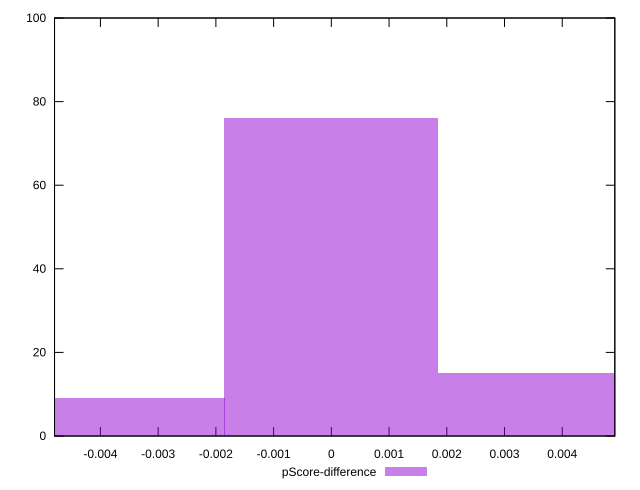

gnuplot code for this plot:
reset

$pScoreDifference <<EOF
-0.003701398942767284 9
0 76
0.003701398942767284 15
EOF

set key outside below
set boxwidth 0.003701398942767284
set xrange [-0.004794999758402474:0.004910833438237505]
set yrange [0:100]
set trange [0:100]
set style fill transparent solid 0.5 noborder
set terminal svg size 640, 490 enhanced background rgb 'white'
set output "report_00017_2021-02-10T15-08-03.406Z/uses-rel-preconnect/samples/pages+cached+noadtech+nomedia+nocss/pScore-difference/histogram.svg"

plot $pScoreDifference title "pScore-difference" with boxes

reset
